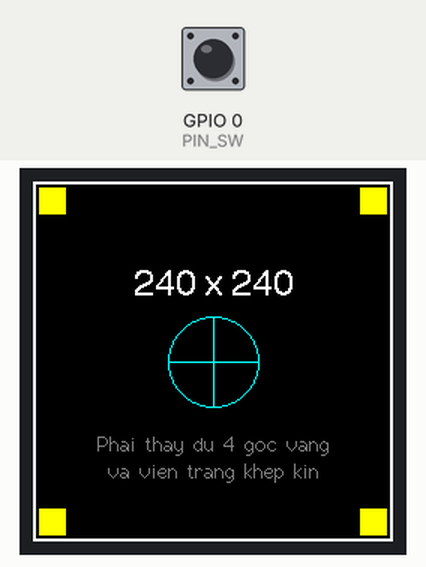
Recording of a sketch running on a simulated ESP32-C3. Parts: 240×240 colour display. Inputs (shaded band) come from the test bench; at power-on: GPIO 0 (PIN_SW) HIGH. What the sketch prints to the serial monitor is not drawn.

Above: at 8.8 s.
8.9 s: GPIO 0 (PIN_SW) pulled LOW for 0.15 s
At 9.5 s:
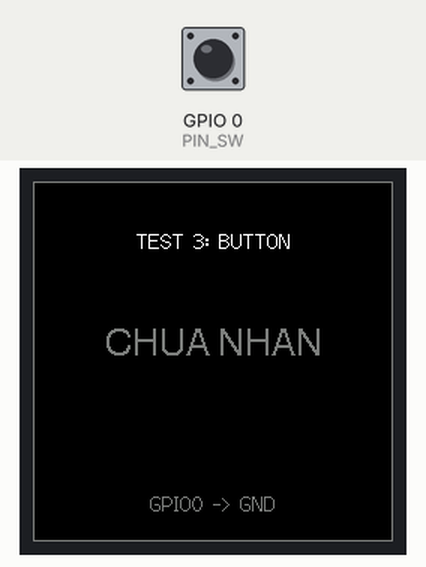
10.5 s: GPIO 0 (PIN_SW) pulled LOW for 1 s
At 11.7 s:
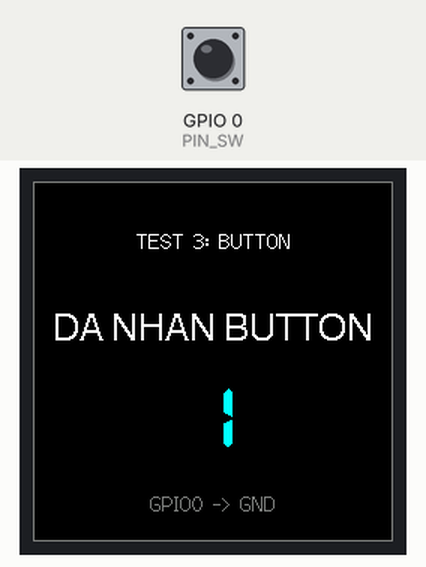
13.0 s: GPIO 0 (PIN_SW) pulled LOW for 0.15 s
At 13.6 s:
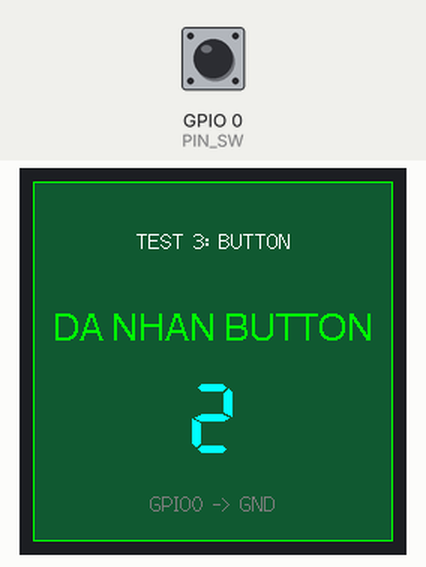
15.3 s: GPIO 0 (PIN_SW) pulled LOW for 1 s
At 16.5 s:
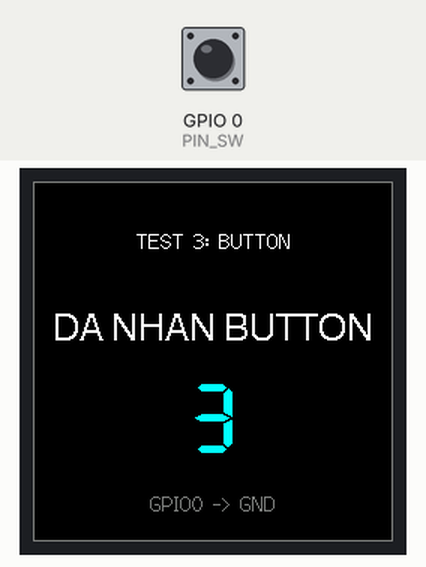
Timing chart, 0 to 18.3 s (numbered marks = the images above; inputs shaded):
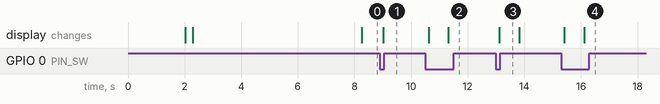

The sketch:

test_c3_st7789_button_tfte.ino
```cpp
/*
 * TEST BRING-UP (TFT_eSPI) — ESP32-C3 SuperMini + ST7789 240x240 + 1 switch
 * =========================================================================
 * Chay qua 3 man hinh, bam nut de chuyen (hoac tu chuyen sau 6 giay):
 *   1. MAU      -> kiem tra TFT_RGB_ORDER va TFT_INVERSION_*
 *   2. HINH HOC -> kiem tra do phan giai va offset
 *   3. NUT BAM  -> dem so lan nhan, kiem tra debounce
 *
 * TRUOC KHI NAP:
 *   1. Chep Setup900_C3_ST7789_240x240.h vao
 *      <Arduino>/libraries/TFT_eSPI/User_Setups/
 *   2. Sua <Arduino>/libraries/TFT_eSPI/User_Setup_Select.h:
 *        //#include <User_Setup.h>
 *        #include <User_Setups/Setup900_C3_ST7789_240x240.h>
 *
 * Arduino IDE:
 *   Tools -> Board           : ESP32C3 Dev Module
 *   Tools -> USB CDC On Boot : Enabled      <-- BAT BUOC de thay Serial
 *   Tools -> Flash Size      : 4MB
 *
 * Luu y: font TFT_eSPI khong co dau tieng Viet nen chu tren man viet khong dau.
 */

#include <TFT_eSPI.h>
#include <SPI.h>

static TFT_eSPI tft = TFT_eSPI();

// Chi dinh nghia chan nut o day. Chan man hinh nam trong file Setup900.
static constexpr int PIN_SW = 0;   // switch, chan kia xuong GND

static constexpr uint8_t BACKLIGHT_LEVEL = 200;   // 0..255

// ==================================================================
// Cac kieu du lieu — PHAI khai bao truoc ham dau tien trong file .ino
// ------------------------------------------------------------------
// Arduino builder tu sinh prototype va chen len dau file, ngay truoc
// dinh nghia ham dau tien. Neu enum nam duoi do, prototype se tham
// chieu toi kieu chua ton tai -> loi "variable or field declared void".
// ==================================================================
enum class Stage { Colors, Geometry, Button };

// ==================================================================
// Den nen — dung LEDC de chinh do sang duoc
// ==================================================================
static void backlightBegin(uint8_t level) {
#ifdef TFT_BL
  #if ESP_ARDUINO_VERSION_MAJOR >= 3
    ledcAttach(TFT_BL, 12000, 8);
    ledcWrite(TFT_BL, level);
  #else
    ledcSetup(0, 12000, 8);
    ledcAttachPin(TFT_BL, 0);
    ledcWrite(0, level);
  #endif
#endif
}

// ==================================================================
// Doc nut — debounce khong blocking
// ==================================================================
static constexpr uint32_t DEBOUNCE_MS = 30;

static bool buttonWasPressed() {
  static bool     stableDown   = false;
  static bool     lastRawDown  = false;
  static uint32_t lastChangeMs = 0;

  const bool rawDown = (digitalRead(PIN_SW) == LOW);
  const uint32_t now = millis();

  if (rawDown != lastRawDown) {
    lastRawDown  = rawDown;
    lastChangeMs = now;
    return false;
  }
  if (now - lastChangeMs < DEBOUNCE_MS) return false;
  if (rawDown == stableDown)            return false;

  stableDown = rawDown;
  return stableDown;   // chi bao su kien o canh xuong
}

// ==================================================================
// Man 1 — kiem tra mau
// ==================================================================
static void drawColorTest() {
  tft.fillScreen(TFT_BLACK);

  tft.setTextDatum(TC_DATUM);
  tft.setTextFont(2);
  tft.setTextColor(TFT_WHITE, TFT_BLACK);
  tft.drawString("TEST 1: MAU", 120, 6);

  const uint16_t colors[3] = { TFT_RED, TFT_GREEN, TFT_BLUE };
  const char*    labels[3] = { "RED",   "GREEN",   "BLUE"   };

  for (int i = 0; i < 3; i++) {
    const int x = i * 80;
    tft.fillRect(x, 30, 80, 130, colors[i]);
    tft.setTextColor(TFT_BLACK, colors[i]);
    tft.drawString(labels[i], x + 40, 88);
  }

  // Dai trang/den de bat loi am ban
  tft.fillRect(0,   160, 120, 50, TFT_WHITE);
  tft.fillRect(120, 160, 120, 50, TFT_BLACK);
  tft.setTextColor(TFT_BLACK, TFT_WHITE);
  tft.drawString("WHITE", 60, 178);
  tft.setTextColor(TFT_WHITE, TFT_BLACK);
  tft.drawString("BLACK", 180, 178);

  tft.setTextColor(TFT_DARKGREY, TFT_BLACK);
  tft.drawString("Sai mau -> sua TFT_RGB_ORDER", 120, 216);

  Serial.println(F("[TEST 1] 3 thanh phai dung nhan RED / GREEN / BLUE."));
  Serial.println(F("         Sai thu tu -> bo comment TFT_RGB_ORDER TFT_BGR"));
  Serial.println(F("         Am ban     -> bo comment TFT_INVERSION_OFF"));
}

// ==================================================================
// Man 2 — kiem tra hinh hoc va offset
// ==================================================================
static void drawGeometryTest() {
  tft.fillScreen(TFT_BLACK);

  // Vien sat mep: thieu canh nao la offset dang sai
  tft.drawRect(0, 0, 240, 240, TFT_WHITE);
  tft.drawRect(1, 1, 238, 238, TFT_WHITE);

  // O vuong 4 goc
  tft.fillRect(4,   4,   18, 18, TFT_YELLOW);
  tft.fillRect(218, 4,   18, 18, TFT_YELLOW);
  tft.fillRect(4,   218, 18, 18, TFT_YELLOW);
  tft.fillRect(218, 218, 18, 18, TFT_YELLOW);

  // Tam man
  tft.drawFastHLine(90, 120, 60, TFT_CYAN);
  tft.drawFastVLine(120, 90, 60, TFT_CYAN);
  tft.drawCircle(120, 120, 30, TFT_CYAN);

  tft.setTextDatum(MC_DATUM);
  tft.setTextFont(4);
  tft.setTextColor(TFT_WHITE, TFT_BLACK);
  tft.drawString("240 x 240", 120, 70);

  tft.setTextFont(2);
  tft.setTextColor(TFT_DARKGREY, TFT_BLACK);
  tft.drawString("Phai thay du 4 goc vang", 120, 175);
  tft.drawString("va vien trang khep kin", 120, 193);

  Serial.println(F("[TEST 2] Phai thay du 4 o vang + vien trang kin."));
  Serial.printf ("         tft.width()=%d  tft.height()=%d (mong doi 240 x 240)\n",
                 tft.width(), tft.height());
}

// ==================================================================
// Man 3 — kiem tra nut bam
// ==================================================================
static uint32_t pressCount  = 0;
static uint32_t lastPressMs = 0;

static bool pressIsRecent() {
  return (pressCount > 0) && (millis() - lastPressMs < 700);
}

static void drawButtonTest() {
  const bool     recent = pressIsRecent();
  const uint16_t bg     = recent ? tft.color565(20, 90, 50) : TFT_BLACK;

  tft.fillScreen(bg);
  tft.drawRect(0, 0, 240, 240, recent ? TFT_GREEN : TFT_DARKGREY);

  tft.setTextDatum(MC_DATUM);

  tft.setTextFont(2);
  tft.setTextColor(TFT_WHITE, bg);
  tft.drawString("TEST 3: BUTTON", 120, 40);

  if (pressCount == 0) {
    tft.setTextFont(4);
    tft.setTextColor(TFT_DARKGREY, bg);
    tft.drawString("CHUA NHAN", 120, 110);
  } else {
    tft.setTextFont(4);
    tft.setTextColor(recent ? TFT_GREEN : TFT_WHITE, bg);
    tft.drawString("DA NHAN BUTTON", 120, 100);

    tft.setTextFont(7);   // font LED 7 doan, to va ro
    tft.setTextColor(TFT_CYAN, bg);
    tft.drawString(String(pressCount), 120, 158);
  }

  tft.setTextFont(2);
  tft.setTextColor(TFT_DARKGREY, bg);
  tft.drawString("GPIO0 -> GND", 120, 215);
}

// ==================================================================

static Stage    stage          = Stage::Colors;
static uint32_t stageEnteredMs = 0;
static constexpr uint32_t AUTO_ADVANCE_MS = 6000;

static void enterStage(Stage next) {
  stage          = next;
  stageEnteredMs = millis();
  switch (stage) {
    case Stage::Colors:   drawColorTest();    break;
    case Stage::Geometry: drawGeometryTest(); break;
    case Stage::Button:   drawButtonTest();   break;
  }
}

void setup() {
  Serial.begin(115200);
  // Cho USB CDC gan vao host. Neu crash som, log se mat neu delay qua ngan.
  delay(2000);

  Serial.println();
  Serial.println(F("======================================"));
  Serial.println(F(" TEST TFT_eSPI — C3 + ST7789 240x240"));
  Serial.println(F("======================================"));
#ifdef USER_SETUP_ID
  Serial.printf("Setup ID trong thu vien : %d (mong doi 900)\n", USER_SETUP_ID);
#else
  Serial.println(F("!! Khong thay USER_SETUP_ID."));
  Serial.println(F("!! User_Setup_Select.h chua tro toi Setup900 — kiem tra lai."));
#endif
  Serial.printf("MOSI=%d SCLK=%d DC=%d RST=%d CS=%d\n",
                TFT_MOSI, TFT_SCLK, TFT_DC, TFT_RST, TFT_CS);

  pinMode(PIN_SW, INPUT_PULLUP);
  Serial.printf("Muc GPIO%d luc khoi dong: %s (mong doi HIGH)\n",
                PIN_SW, digitalRead(PIN_SW) == HIGH ? "HIGH" : "LOW");

  Serial.println(F(">>> Sap goi tft.init() ..."));
  Serial.flush();          // day het log ra truoc, phong khi init crash
  tft.init();
  Serial.println(F("<<< tft.init() da tra ve OK"));
  Serial.flush();

  tft.setRotation(0);
  backlightBegin(BACKLIGHT_LEVEL);
  Serial.println(F("Init xong. Man van den -> kiem tra BLK, VCC, RES."));
  Serial.flush();

  enterStage(Stage::Colors);
}

void loop() {
  const bool pressed = buttonWasPressed();

  if (pressed) {
    Serial.printf("[BUTTON] Nhan luc t=%lu ms\n", (unsigned long)millis());
  }

  switch (stage) {
    case Stage::Colors:
      if (pressed || millis() - stageEnteredMs > AUTO_ADVANCE_MS) {
        enterStage(Stage::Geometry);
      }
      break;

    case Stage::Geometry:
      if (pressed || millis() - stageEnteredMs > AUTO_ADVANCE_MS) {
        enterStage(Stage::Button);
      }
      break;

    case Stage::Button: {
      static bool needsRedraw = false;
      static bool lastRecent  = false;

      if (pressed) {
        pressCount++;
        lastPressMs = millis();
        needsRedraw = true;
      }

      // Ve lai khi vua nhan, va mot lan nua khi het hieu ung nen xanh
      const bool recent = pressIsRecent();
      if (needsRedraw || recent != lastRecent) {
        drawButtonTest();
        needsRedraw = false;
        lastRecent  = recent;
      }
      break;
    }
  }

  delay(10);   // C3 chi co mot nhan — luon nhuong CPU
}
```

Measured:
- after the input at 8.9 s, the display: changes after 0.11 s (image 1)
- after the input at 10.5 s, the display: first changes after 0.12 s (image 2 shows a later state)
- after the input at 13.0 s, the display: changes after 0.12 s (image 3)
- after the input at 15.3 s, the display: first changes after 0.11 s (image 4 shows a later state)
